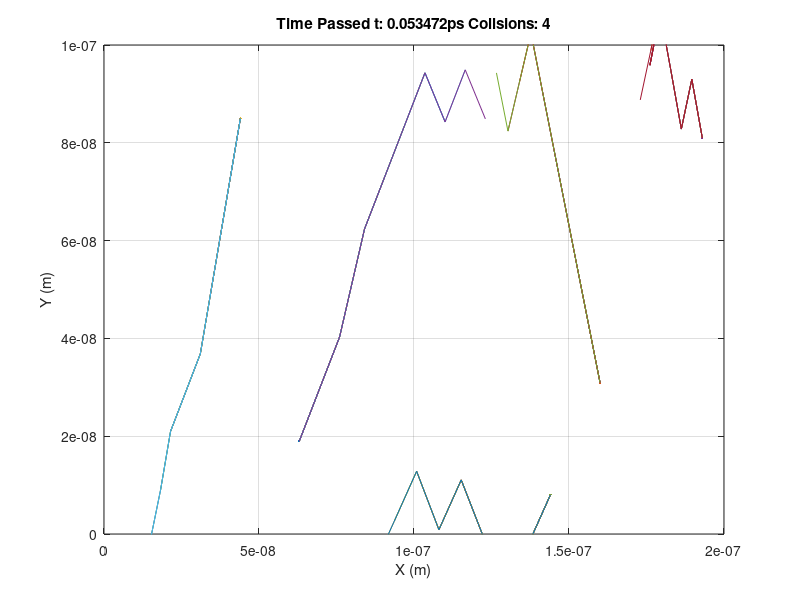

Here is the MATLAB script that generated this plot: (Note: this script raises an error after producing the figure.)
% MC/FD - ELEC 4700 Assignment 1

% Monte Carlo Modelling of Electron Transport - ELEC 4700 Assignment 1

close all
clear 
format short
clc

% Constants
m0 = 9.11e-31; %kg
me = 0.26*m0;
q = 1.602e-19; %C
kB = 1.38066e-23; %J/K
nm = 1e-9; %nanometre
ps = 1e-12; %picosecond

% Dimensions
% Elec = 1; % simulates for 1 particle
Elec = 5; % simulates for # particles at once
xdim = 200; %nm
ydim = 100; %nm and need to make same length
x = zeros(Elec,1)*nm;
y = zeros(Elec,1)*nm; %need to make same length 
% Reg = zeros(xdim*1e9,ydim*1e9)*nm;  % semiconductor region

% Specifics
InitialTemp = 300; % in [K]
vtFirst = sqrt(2*kB*InitialTemp/me); %1.8701e5 in m/s
% Tmn = 0.2*ps; 
Tmn = 0.2*ps/3;

% Simulation
steps = 10; 
% steps = 1000;
% t = zeros(1,steps);
% Temp = zeros(1,steps);
dt = nm/vtFirst; %5.347e-15s
Temp = zeros(Elec,1);
TempNew = zeros(Elec,1);
vtNew = zeros(Elec,1);
t = zeros(1,Elec);
dz = zeros(Elec,1); % straight path
dx = zeros(Elec,1); % new x dif
dy = zeros(Elec,1); % new y dif 

on = 1;
off = 0;
scatter = on; %scattering on/off switch
% scatter = off; %scattering on/off switch
collide = 0; % counter for collisons
p = 1 - exp(-dt/Tmn); % probability for scatter threshold
re = 0; % default rebound velocity factor
% re = -0.5; % Bounces back at half its initial speed

xbc = 0;
xCompare = 0;
ybc = 0;
yCompare = 0;

for i = 1:steps    
   
    if i == 1
        t(i,:) = dt;
        Temp(:,i) = InitialTemp;
        vt = vtFirst;        
        
        Boxes = {};
        
        %Test BCs
%         Boxes{1}.X = [0.9 1.1]*100*nm; %top box
%         Boxes{1}.Y = [0.8 1.0]*100*nm;
% %         Boxes{1}.BC = 0.0;
%         
%         Boxes{2}.X = [0.9 1.1]*100*nm; %bottom box
%         Boxes{2}.Y = [0.0 0.2]*100*nm;
% %         Boxes{2}.BC = 0.0; 

        %2nd set of BCs
        Boxes{1}.X = [0.8 1.2]*100*nm; %top box
        Boxes{1}.Y = [0.6 1.0]*100*nm;
%         Boxes{1}.BC = 0.0;
        
        Boxes{2}.X = [0.8 1.2]*100*nm; %bottom box
        Boxes{2}.Y = [0.0 0.4]*100*nm;
%         Boxes{2}.BC = 0.0;
        
        e=1;
        while e <= Elec %random positions for each particle
                        
            randx = round(rand*xdim)*nm;
            randy = round(rand*ydim)*nm;
            
            % check to see if in box
            if Boxes{1}.X(1,1)<randx && randx<Boxes{1}.X(1,2) &&...
               Boxes{1}.Y(1,1)<randy && randy<Boxes{1}.Y(1,2) ||...%firstbox
               Boxes{2}.X(1,1)<randx && randx<Boxes{2}.X(1,2) &&...
               Boxes{2}.Y(1,1)<randy && randy<Boxes{2}.Y(1,2) %second box
                                
            else
                x(e,i) = randx;
                y(e,i) = randy;
                e=e+1;
            end
                      
        end 
        
    else
        t(i,:) = t(i-1,:) + dt;
        r = rand(1,Elec); % Chance of scattering
        
        % Particle direction
        if i == 2 % initial angle, regardless of scattering
            
            for e = 1:Elec
                theta = rand*360; % random angle in deg
                dz(e,i) = vtFirst*Tmn; % straight path
                dx(e,i) = sind(theta)*dz(e,i); % new x dif
                dy(e,i) = cosd(theta)*dz(e,i); % new y dif 
                x(e,i) = x(e,i-1) + dx(e,i);
                y(e,i) = y(e,i-1) + dy(e,i); 
                Temp(e,i) = Temp(e,i-1);
                vtNew(e,i) = vtFirst;
            end

        else
            
            if scatter == on % yes scatter
            
                for e = 1:Elec 

                    if r(1,e) < p   % check each electron for scatter %

    %                     scale = sqrt(kB*Temp(e,i-1)/me); %scaling factor
    %                     dof = 3; %degrees of freedom
                        vtNew(e,i) = vt+randn*vt/sqrt(2); % vt in place of scale
    %                     vtNew(e,i) = scale*chi2rnd(dof);
    %                     vtNew(e,i) = vtFirst*(rand/100+0.995);

                        theta = rand*360; % random angle in deg
                        dz(e,i) = vtNew(e,i)*Tmn; % straight path
                        dx(e,i) = sind(theta)*dz(e,i); % new x difference
                        dy(e,i) = cosd(theta)*dz(e,i); % new y difference 

                        % updating position, velocity, temperature
                        TempNew(e,i) = me*vtNew(e,i).^2/(2*kB); 
                        Temp(e,i) = TempNew(e,i); 
                        x(e,i) = x(e,i-1) + dx(e,i); 
                        y(e,i) = y(e,i-1) + dy(e,i); 
    %                     vtNew = vt;

                        collide = collide + 1; 

                    else % no scattering, just continue along inital path 
                        dx(e,i) = x(e,2)-x(e,1);
                        dy(e,i) = y(e,2)-y(e,1); 
                        dz(e,i) = sqrt(dx(e,i)^2 + dy(e,i)^2);
                        x(e,i) = x(e,i-1) + dx(e,i); 
                        y(e,i) = y(e,i-1) + dy(e,i);
    %                     vtNew = vt;
                        Temp(e,i) = Temp(e,i-1);
                    end

                end

            else % no scattering, just continue along inital path

                for e = 1:Elec
                    dx(e,i) = x(e,2)-x(e,1);
                    dy(e,i) = y(e,2)-y(e,1); 
                    dz(e,i) = sqrt(dx(e,i)^2 + dy(e,i)^2);
                    x(e,i) = x(e,i-1) + dx(e,i); 
                    y(e,i) = y(e,i-1) + dy(e,i);
                end
        %             vtNew = vt;
                    Temp(e,i) = Temp(e,i-1);

            end
                
            % Boundary Conditions
            for e = 1:Elec

                if x(e,i) < 0 || x(e,i) > xdim*nm % loop on left/right

                    xbc = xbc + 1;
    %                     theta = rand*360; % random angle in deg
    %                     dz(e,i) = vtNew(e,i)*Tmn; % straight path
    %                     dx(e,i) = sind(theta)*dz(e,i); % new x difference
    %                     dy(e,i) = cosd(theta)*dz(e,i); % new y difference 

                    if x(e,i) < 0
                        x(e,i) = x(e,i) + 2e-7;    
    %                     xNew(e,i) = x(e,i) + 2e-7;
                    elseif x(e,i) > xdim*nm
                        x(e,i) = x(e,i) - 2e-7;
    %                     xNew(e,i) = x(e,i) + 2e-7;
                    end

                end

                if y(e,i) < 0 || y(e,i) > ydim*nm % reflect off top/bottom         

                    if y(e,i) < 0 && dy(e,i) < 0 
                        
                        while y(e,i) < 0 
                            y(e,i) = y(e,i) - dy(e,i)/10;
                        end
                        
                    elseif y(e,i) > ydim*nm && dy(e,i) > 0                            
                        
                        while y(e,i) > ydim*nm
                            y(e,i) = y(e,i) - dy(e,i)/10;
                        end
                        
                    end
            
                    dy(e,i) = cosd(-theta)*dz(e,i); % refelcting y dif 
                    y(e,i) = y(e,i-1) + dy(e,i); 

                end


            end
        
        end
                     
                        
    end

    %box lines
    bx1 = [80 80]*nm;
    bx2 = [120 120]*nm;
    bx3 = [80 120]*nm;
    by1 = [60 100]*nm;
    by2 = [0 40]*nm;
    by3 = [40 40]*nm;
    by4 = [60 60]*nm;
    
%     1c-i)  Particle Plot   
    for e = 1:Elec
        figure(1)
        if xbc > xCompare && ybc > yCompare         
            plot(xNew(e,:),yNew(e,:));
            xbc = xCompare;
            ybc = yCompare;
        elseif xbc < xCompare && ybc > yCompare
            plot(x(e,:),yNew(e,:));
            ybc = yCompare;
        elseif xbc > xCompare && ybc < yCompare
            plot(xNew(e,:),y(e,:));
            xbc = xCompare;
        end
             
        plot(x(e,:),y(e,:));
        
        grid on;
        hold on; 
    end
    %box plot
%     plot(bx1,by1,'k')
%     plot(bx1,by2,'k')
%     plot(bx2,by1,'k')
%     plot(bx2,by2,'k')
%     plot(bx3,by3,'k')
%     plot(bx3,by4,'k')

    xlim([0 xdim*nm])
    ylim([0 ydim*nm])
    xlabel('X (m)')
    ylabel('Y (m)')
    title(['Time Passed t: ', num2str(t(i)/ps), ...
        'ps Collsions: ', num2str(collide)]) 

%     % 1c-ii) Temp plot  
%     for e = 1:Elec
%         figure(2)
%         plot(t(:,e),Temp(e,:));
%         grid on;
%         hold on;
%     end 
%     xlabel('Time (s)')
%     ylabel('Temperature (K)')
%     title(['Average Temperature: ', num2str(mean(Temp(:,i))), ...
%         'K Max T: ', num2str(max(Temp,[],'all')),'K Min T: ',...
%         num2str(min(Temp,[],'all')),'K']) % change T        
         
    pause(0.02)
end

display('Seconds Passed', num2str(t(i)));
finalTemp = num2str(mean(Temp(:,i)))

scale = sqrt(kB*InitialTemp/me);
h = scale*chi2rnd(3,1,10000); 
figure(3)
histogram(vtNew,10)
xlabel('Thermal Velocity (m/s)')
ylabel('Count')
title(['Velocity Distribution - Average Velocity: ',...
    num2str(mean([mean(h),median(h)])/2), ' m/s']) 


